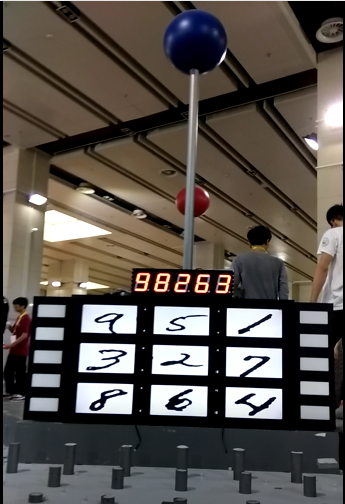
#> input picture 1.jpg, 345 x 504 px
$ python numSplit.py   (older library calls are emulated)
#> lines starting #> are read from the running program, lines starting #| are printed output that depends on the picture; after the words box and inside, x2 and y2 are one past the last pixel; in counts of white or black regions, pixels touching at a corner belong together
import cv2
import numpy as np

def splitNum(imag):
    ret,thresh = cv2.threshold(imag,210,255,0)
    image,contours,hierarchy = cv2.findContours(thresh,cv2.RETR_TREE,cv2.CHAIN_APPROX_SIMPLE)
    i=0
    for cnt in contours:
        i = i + 1
        area = cv2.contourArea(cnt)
        x,y,w,h = cv2.boundingRect(cnt)
        rectArea = w * h
        extent = area / rectArea
        if extent > 0.7 and extent < 1.3:
            cv2.imshow('frame%d'%i, imag[y:y+h,x:x+w])

if __name__ == "__main__":
    imag=cv2.imread('1.jpg',0)
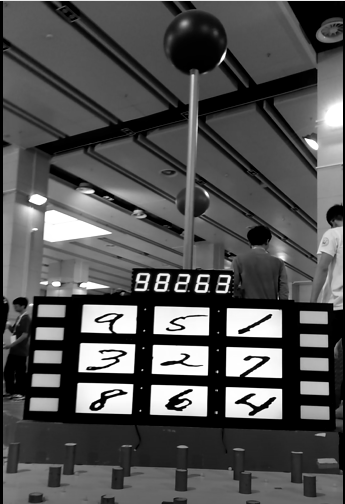
#> imag: shape (504, 345); min 0, max 255, mean 81.6
    splitNum(imag)
#> in splitNum, `ret,thresh = cv2.threshold(imag,210,255,0)`:
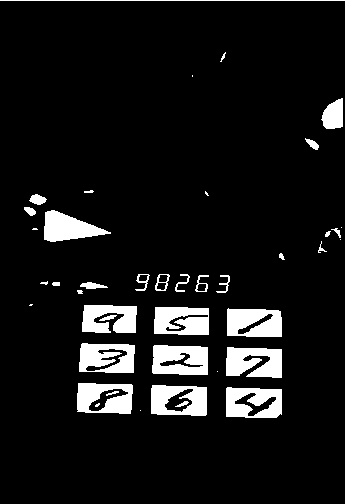
#> thresh: shape (504, 345); 8.7% white; 42 white regions (10 under 20 px)
#> in splitNum, `image,contours,hierarchy = cv2.findContours(thresh,cv2.RETR_TREE,cv2.C..`: contours = 53 contours, 18 with area under 20; largest, box (x1, y1, x2, y2) and area: (151, 385, 207, 416) 1552, (226, 387, 282, 418) 1548, (77, 383, 133, 414) 1530, (152, 345, 208, 375) 1501, (79, 343, 135, 373) 1476
#> the loop in splitNum, `for cnt in contours:` made 53 passes
#> (area, x, y, w, h, rectArea, extent) on passes 2, 3, 4, 5, 6, 7, 8, 12, 13, 14, 15, 16: (1548.5, 226, 387, 56, 31, 1736, 0.892), (375, 234, 392, 43, 25, 1075, 0.349), (1552, 151, 385, 56, 31, 1736, 0.894), (393, 164, 388, 30, 25, 750, 0.524), (24, 175, 401, 14, 6, 84, 0.286), (1530.5, 77, 383, 56, 31, 1736, 0.882), (385, 88, 388, 41, 24, 984, 0.391), (1258.5, 226, 347, 56, 31, 1736, 0.725), (1501, 152, 345, 56, 30, 1680, 0.893), (234.5, 159, 352, 45, 16, 720, 0.326), (1475.5, 79, 343, 56, 30, 1680, 0.878), (341.5, 85, 348, 43, 24, 1032, 0.331)
#> pass 2, in splitNum, `cv2.imshow('frame%d'%i, imag[y:y+h,x:x+w])`:
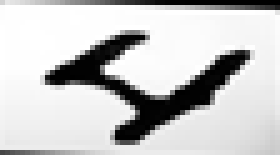
#> window 'frame2': shape (31, 56) (shown 5 times larger); min 0, max 255, mean 199.2
#> after the loop in splitNum, `for cnt in contours:`: i = 53
